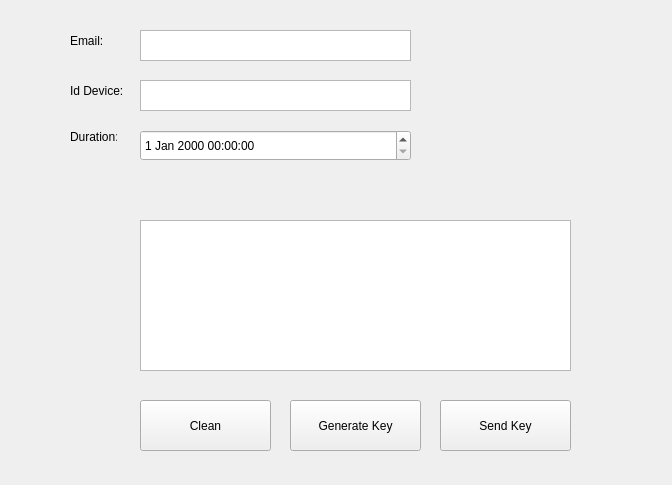
<?xml version="1.0" encoding="UTF-8"?>
<ui version="4.0">
 <class>Form</class>
 <widget class="QWidget" name="Form">
  <property name="geometry">
   <rect>
    <x>0</x>
    <y>0</y>
    <width>672</width>
    <height>485</height>
   </rect>
  </property>
  <property name="windowTitle">
   <string>Generator Key</string>
  </property>
  <widget class="QLabel" name="label">
   <property name="geometry">
    <rect>
     <x>70</x>
     <y>80</y>
     <width>61</width>
     <height>21</height>
    </rect>
   </property>
   <property name="text">
    <string>Id Device:</string>
   </property>
  </widget>
  <widget class="QTextEdit" name="textEditDeviceId">
   <property name="geometry">
    <rect>
     <x>140</x>
     <y>80</y>
     <width>271</width>
     <height>31</height>
    </rect>
   </property>
  </widget>
  <widget class="QLabel" name="label_2">
   <property name="geometry">
    <rect>
     <x>70</x>
     <y>130</y>
     <width>47</width>
     <height>13</height>
    </rect>
   </property>
   <property name="text">
    <string>Duration:</string>
   </property>
  </widget>
  <widget class="QPlainTextEdit" name="plainTextKey">
   <property name="geometry">
    <rect>
     <x>140</x>
     <y>220</y>
     <width>431</width>
     <height>151</height>
    </rect>
   </property>
  </widget>
  <widget class="QPushButton" name="cleanButton">
   <property name="geometry">
    <rect>
     <x>140</x>
     <y>400</y>
     <width>131</width>
     <height>51</height>
    </rect>
   </property>
   <property name="text">
    <string>Clean</string>
   </property>
  </widget>
  <widget class="QPushButton" name="generateKeyButton">
   <property name="geometry">
    <rect>
     <x>290</x>
     <y>400</y>
     <width>131</width>
     <height>51</height>
    </rect>
   </property>
   <property name="text">
    <string>Generate Key</string>
   </property>
  </widget>
  <widget class="QPushButton" name="sendKeyButton">
   <property name="geometry">
    <rect>
     <x>440</x>
     <y>400</y>
     <width>131</width>
     <height>51</height>
    </rect>
   </property>
   <property name="text">
    <string>Send Key</string>
   </property>
  </widget>
  <widget class="QTextEdit" name="textEditMail">
   <property name="geometry">
    <rect>
     <x>140</x>
     <y>30</y>
     <width>271</width>
     <height>31</height>
    </rect>
   </property>
  </widget>
  <widget class="QLabel" name="label_3">
   <property name="geometry">
    <rect>
     <x>70</x>
     <y>30</y>
     <width>61</width>
     <height>21</height>
    </rect>
   </property>
   <property name="text">
    <string>Email:</string>
   </property>
  </widget>
  <widget class="QDateTimeEdit" name="dateTimeEdit">
   <property name="geometry">
    <rect>
     <x>140</x>
     <y>130</y>
     <width>271</width>
     <height>31</height>
    </rect>
   </property>
  </widget>
 </widget>
 <resources/>
 <connections/>
</ui>
